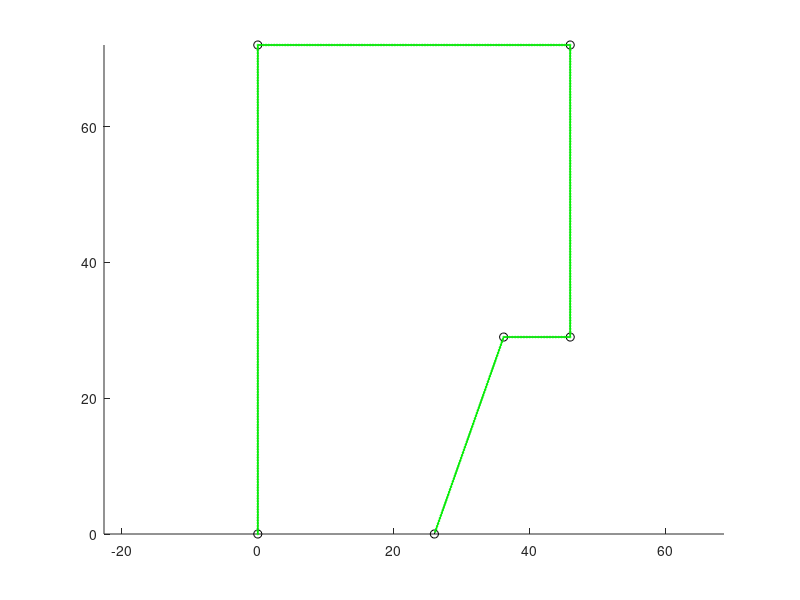

Write the MATLAB code that produced this figure.
vertex = [0 0; ...
                0 72 ;...
                46 72 ; ....
                46 (72-43) ; ...
                46-9.8 72-43 ; ...
                26 0];

dl = 0.4;  % density of points to csv 
pointsX = [];
pointsY = [];

for n = 1:length(vertex)-1
    lCur = norm(vertex(n+1,:)-vertex(n,:));
    Npnts = floor(lCur/dl);
    xpoints = linspace(vertex(n,1),vertex(n+1,1),Npnts);
    ypoints = linspace(vertex(n,2),vertex(n+1,2),Npnts);
    pointsX = [pointsX xpoints(1:end-1)];
    pointsY = [pointsY ypoints(1:end-1)];    
end
figure 
hold on
plot(vertex(:,1),vertex(:,2),'ko-')
plot(pointsX,pointsY,'go-','MarkerSize',1.2)
axis equal

laneTitle = 'KIAPI2.csv';
csvwrite(laneTitle,[pointsX'+0.2 pointsY'])




